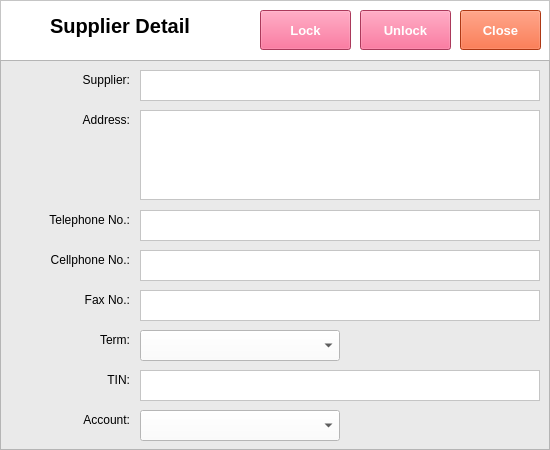
<?xml version="1.0" encoding="UTF-8"?>
<ui version="4.0">
 <class>Form</class>
 <widget class="QWidget" name="Form">
  <property name="geometry">
   <rect>
    <x>0</x>
    <y>0</y>
    <width>550</width>
    <height>450</height>
   </rect>
  </property>
  <property name="windowTitle">
   <string>Form</string>
  </property>
  <widget class="QFrame" name="frame">
   <property name="geometry">
    <rect>
     <x>0</x>
     <y>0</y>
     <width>550</width>
     <height>61</height>
    </rect>
   </property>
   <property name="styleSheet">
    <string notr="true">background-color: rgb(255, 255, 255);</string>
   </property>
   <property name="frameShape">
    <enum>QFrame::StyledPanel</enum>
   </property>
   <property name="frameShadow">
    <enum>QFrame::Raised</enum>
   </property>
   <widget class="QLabel" name="label">
    <property name="geometry">
     <rect>
      <x>10</x>
      <y>10</y>
      <width>35</width>
      <height>35</height>
     </rect>
    </property>
    <property name="text">
     <string/>
    </property>
    <property name="pixmap">
     <pixmap>../../Documents/GitHub/python-pos/img/System Tables.png</pixmap>
    </property>
    <property name="scaledContents">
     <bool>true</bool>
    </property>
   </widget>
   <widget class="QLabel" name="lblSupplierDetail">
    <property name="geometry">
     <rect>
      <x>50</x>
      <y>10</y>
      <width>160</width>
      <height>31</height>
     </rect>
    </property>
    <property name="font">
     <font>
      <family>Segoe UI</family>
      <pointsize>15</pointsize>
      <weight>75</weight>
      <bold>true</bold>
     </font>
    </property>
    <property name="text">
     <string>Supplier Detail</string>
    </property>
   </widget>
   <widget class="QPushButton" name="btnUnLock">
    <property name="geometry">
     <rect>
      <x>360</x>
      <y>10</y>
      <width>91</width>
      <height>40</height>
     </rect>
    </property>
    <property name="font">
     <font>
      <family>Segoe UI</family>
      <pointsize>10</pointsize>
      <weight>75</weight>
      <bold>true</bold>
     </font>
    </property>
    <property name="styleSheet">
     <string notr="true">background-color: rgb(240, 80, 128);
color: rgb(255, 255, 255);</string>
    </property>
    <property name="text">
     <string>Unlock</string>
    </property>
   </widget>
   <widget class="QPushButton" name="btnClose">
    <property name="geometry">
     <rect>
      <x>460</x>
      <y>10</y>
      <width>81</width>
      <height>40</height>
     </rect>
    </property>
    <property name="font">
     <font>
      <family>Segoe UI</family>
      <pointsize>10</pointsize>
      <weight>75</weight>
      <bold>true</bold>
     </font>
    </property>
    <property name="styleSheet">
     <string notr="true">background-color: rgb(243, 79, 28);
color: rgb(255, 255, 255);</string>
    </property>
    <property name="text">
     <string>Close</string>
    </property>
   </widget>
   <widget class="QPushButton" name="btnLock">
    <property name="geometry">
     <rect>
      <x>260</x>
      <y>10</y>
      <width>91</width>
      <height>40</height>
     </rect>
    </property>
    <property name="font">
     <font>
      <family>Segoe UI</family>
      <pointsize>10</pointsize>
      <weight>75</weight>
      <bold>true</bold>
     </font>
    </property>
    <property name="styleSheet">
     <string notr="true">background-color: rgb(240, 80, 128);
color: rgb(255, 255, 255);</string>
    </property>
    <property name="text">
     <string>Lock</string>
    </property>
   </widget>
  </widget>
  <widget class="QFrame" name="frame_2">
   <property name="geometry">
    <rect>
     <x>0</x>
     <y>60</y>
     <width>550</width>
     <height>390</height>
    </rect>
   </property>
   <property name="styleSheet">
    <string notr="true">background-color: rgb(234, 234, 234);</string>
   </property>
   <property name="frameShape">
    <enum>QFrame::StyledPanel</enum>
   </property>
   <property name="frameShadow">
    <enum>QFrame::Raised</enum>
   </property>
   <widget class="QTextEdit" name="txtSupplier">
    <property name="geometry">
     <rect>
      <x>140</x>
      <y>10</y>
      <width>400</width>
      <height>31</height>
     </rect>
    </property>
    <property name="styleSheet">
     <string notr="true">background-color: rgb(255, 255, 255);
color: rgb(0, 0, 0);</string>
    </property>
   </widget>
   <widget class="QLabel" name="lblSupplier">
    <property name="geometry">
     <rect>
      <x>10</x>
      <y>10</y>
      <width>120</width>
      <height>20</height>
     </rect>
    </property>
    <property name="font">
     <font>
      <family>Segoe UI</family>
      <pointsize>9</pointsize>
     </font>
    </property>
    <property name="text">
     <string>Supplier:</string>
    </property>
    <property name="alignment">
     <set>Qt::AlignRight|Qt::AlignTrailing|Qt::AlignVCenter</set>
    </property>
   </widget>
   <widget class="QTextEdit" name="txtAddress">
    <property name="geometry">
     <rect>
      <x>140</x>
      <y>50</y>
      <width>400</width>
      <height>90</height>
     </rect>
    </property>
    <property name="styleSheet">
     <string notr="true">background-color: rgb(255, 255, 255);
color: rgb(0, 0, 0);</string>
    </property>
   </widget>
   <widget class="QLabel" name="lblAddress">
    <property name="geometry">
     <rect>
      <x>10</x>
      <y>50</y>
      <width>120</width>
      <height>20</height>
     </rect>
    </property>
    <property name="font">
     <font>
      <family>Segoe UI</family>
      <pointsize>9</pointsize>
     </font>
    </property>
    <property name="text">
     <string>Address:</string>
    </property>
    <property name="alignment">
     <set>Qt::AlignRight|Qt::AlignTrailing|Qt::AlignVCenter</set>
    </property>
   </widget>
   <widget class="QTextEdit" name="txtTelephoneNumber">
    <property name="geometry">
     <rect>
      <x>140</x>
      <y>150</y>
      <width>400</width>
      <height>31</height>
     </rect>
    </property>
    <property name="styleSheet">
     <string notr="true">background-color: rgb(255, 255, 255);
color: rgb(0, 0, 0);</string>
    </property>
   </widget>
   <widget class="QLabel" name="lblTelephoneNumber">
    <property name="geometry">
     <rect>
      <x>10</x>
      <y>150</y>
      <width>120</width>
      <height>20</height>
     </rect>
    </property>
    <property name="font">
     <font>
      <family>Segoe UI</family>
      <pointsize>9</pointsize>
     </font>
    </property>
    <property name="text">
     <string>Telephone No.:</string>
    </property>
    <property name="alignment">
     <set>Qt::AlignRight|Qt::AlignTrailing|Qt::AlignVCenter</set>
    </property>
   </widget>
   <widget class="QTextEdit" name="txtCellphoneNumber">
    <property name="geometry">
     <rect>
      <x>140</x>
      <y>190</y>
      <width>400</width>
      <height>31</height>
     </rect>
    </property>
    <property name="styleSheet">
     <string notr="true">background-color: rgb(255, 255, 255);
color: rgb(0, 0, 0);</string>
    </property>
   </widget>
   <widget class="QLabel" name="lblCellphoneNumber">
    <property name="geometry">
     <rect>
      <x>10</x>
      <y>190</y>
      <width>120</width>
      <height>20</height>
     </rect>
    </property>
    <property name="font">
     <font>
      <family>Segoe UI</family>
      <pointsize>9</pointsize>
     </font>
    </property>
    <property name="text">
     <string>Cellphone No.:</string>
    </property>
    <property name="alignment">
     <set>Qt::AlignRight|Qt::AlignTrailing|Qt::AlignVCenter</set>
    </property>
   </widget>
   <widget class="QLabel" name="lblFaxNumber">
    <property name="geometry">
     <rect>
      <x>10</x>
      <y>230</y>
      <width>120</width>
      <height>20</height>
     </rect>
    </property>
    <property name="font">
     <font>
      <family>Segoe UI</family>
      <pointsize>9</pointsize>
     </font>
    </property>
    <property name="text">
     <string>Fax No.:</string>
    </property>
    <property name="alignment">
     <set>Qt::AlignRight|Qt::AlignTrailing|Qt::AlignVCenter</set>
    </property>
   </widget>
   <widget class="QTextEdit" name="txtFaxNumber">
    <property name="geometry">
     <rect>
      <x>140</x>
      <y>230</y>
      <width>400</width>
      <height>31</height>
     </rect>
    </property>
    <property name="styleSheet">
     <string notr="true">background-color: rgb(255, 255, 255);
color: rgb(0, 0, 0);</string>
    </property>
   </widget>
   <widget class="QLabel" name="lblTerm">
    <property name="geometry">
     <rect>
      <x>10</x>
      <y>270</y>
      <width>120</width>
      <height>20</height>
     </rect>
    </property>
    <property name="font">
     <font>
      <family>Segoe UI</family>
      <pointsize>9</pointsize>
     </font>
    </property>
    <property name="text">
     <string>Term:</string>
    </property>
    <property name="alignment">
     <set>Qt::AlignRight|Qt::AlignTrailing|Qt::AlignVCenter</set>
    </property>
   </widget>
   <widget class="QLabel" name="lblTIN">
    <property name="geometry">
     <rect>
      <x>10</x>
      <y>310</y>
      <width>120</width>
      <height>20</height>
     </rect>
    </property>
    <property name="font">
     <font>
      <family>Segoe UI</family>
      <pointsize>9</pointsize>
     </font>
    </property>
    <property name="text">
     <string>TIN:</string>
    </property>
    <property name="alignment">
     <set>Qt::AlignRight|Qt::AlignTrailing|Qt::AlignVCenter</set>
    </property>
   </widget>
   <widget class="QTextEdit" name="txtTIN">
    <property name="geometry">
     <rect>
      <x>140</x>
      <y>310</y>
      <width>400</width>
      <height>31</height>
     </rect>
    </property>
    <property name="styleSheet">
     <string notr="true">background-color: rgb(255, 255, 255);
color: rgb(0, 0, 0);</string>
    </property>
   </widget>
   <widget class="QLabel" name="lblAccount">
    <property name="geometry">
     <rect>
      <x>10</x>
      <y>350</y>
      <width>120</width>
      <height>20</height>
     </rect>
    </property>
    <property name="font">
     <font>
      <family>Segoe UI</family>
      <pointsize>9</pointsize>
     </font>
    </property>
    <property name="text">
     <string>Account:</string>
    </property>
    <property name="alignment">
     <set>Qt::AlignRight|Qt::AlignTrailing|Qt::AlignVCenter</set>
    </property>
   </widget>
   <widget class="QComboBox" name="cboTerm">
    <property name="geometry">
     <rect>
      <x>140</x>
      <y>270</y>
      <width>200</width>
      <height>31</height>
     </rect>
    </property>
    <property name="styleSheet">
     <string notr="true">background-color: rgb(255, 255, 255);
color: rgb(0, 0, 0);</string>
    </property>
   </widget>
   <widget class="QComboBox" name="cboAccount">
    <property name="geometry">
     <rect>
      <x>140</x>
      <y>350</y>
      <width>200</width>
      <height>31</height>
     </rect>
    </property>
    <property name="styleSheet">
     <string notr="true">background-color: rgb(255, 255, 255);
color: rgb(0, 0, 0);</string>
    </property>
   </widget>
  </widget>
 </widget>
 <resources/>
 <connections/>
</ui>
